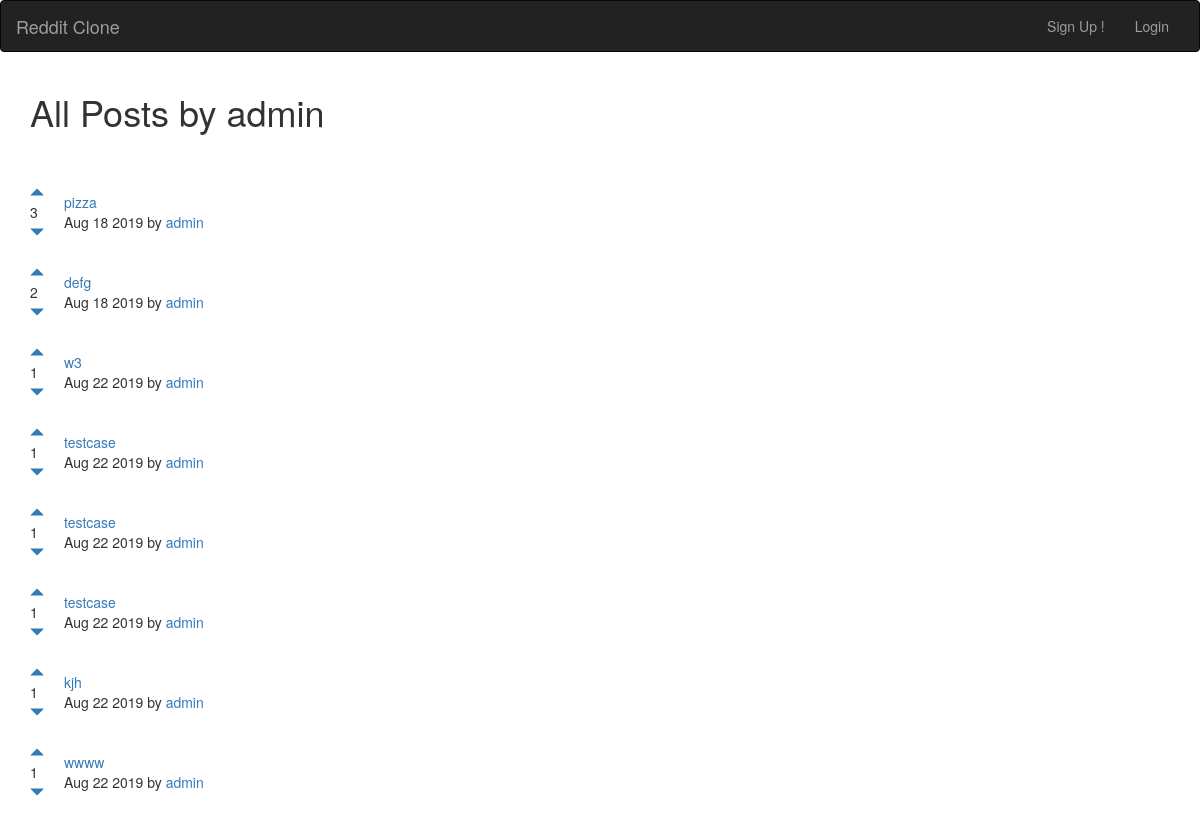
The app's page /posts/user/1 with its own data.
### posts/models.py (models this page shows)
class Post(models.Model):
    title=models.CharField(max_length=200)
    url=models.TextField()
    pub_date=models.DateTimeField()
    author=models.ForeignKey(User , on_delete=models.CASCADE)
    votes=models.IntegerField(default=1)
    def pub_date_pretty(self):
        return self.pub_date.strftime("%b %d %Y")

### posts/views.py (the view)
# urls.py: url(r'^user/(?P<id>[0-9]+)',views.userposts,name="userposts"),
def userposts(request,id):
    posts=Post.objects.filter(author_id=id).order_by('-votes')
    author=User.objects.get(pk=id)
    return render(request,"posts/userposts.html",{'posts':posts,'author':author})

### posts/templates/posts/userposts.html (shortened to what this page needs)
{% extends 'base.html' %}
{% block content %}
<h1>All Posts by {{author.username}}</h1>
<br>
<br>
{% for post in posts.all %}
<table>
  <tr>
    <td style="padding-right:20px;"><a href="#" onClick="document.getElementById('upvote{{post.id}}').submit()"><span class="glyphicon glyphicon-triangle-top" aria-hidden="true"></span></a><br>{{post.votes}}<br><a href="#" onClick="document.getElementById('downvote{{post.id}}').submit()"><span class="glyphicon glyphicon-triangle-bottom" aria-hidden="true"></span></a></td>
    <td><a href="{{ post.url }}">{{post.title}}</a><br>{{post.pub_date_pretty}} by <a href="{% url 'posts:userposts' post.author.id %}">{{ post.author.username }}</a></td>
  </tr>
</table>
<br>
{% endfor %}
{% endblock %}

### records on screen
Post: votes "3", title "pizza", pub_date_pretty "Aug 18 2019", author.username "admin"
Post: votes "2", title "defg", pub_date_pretty "Aug 18 2019", author.username "admin"
Post: votes "1", title "w3", pub_date_pretty "Aug 22 2019", author.username "admin"
Post: votes "1", title "testcase", pub_date_pretty "Aug 22 2019", author.username "admin"
Post: votes "1", title "testcase", pub_date_pretty "Aug 22 2019", author.username "admin"
Post: votes "1", title "testcase", pub_date_pretty "Aug 22 2019", author.username "admin"
Post: votes "1", title "kjh", pub_date_pretty "Aug 22 2019", author.username "admin"
Post: votes "1", title "wwww", pub_date_pretty "Aug 22 2019", author.username "admin"

### other values on screen
{{ author.username }} "admin"
